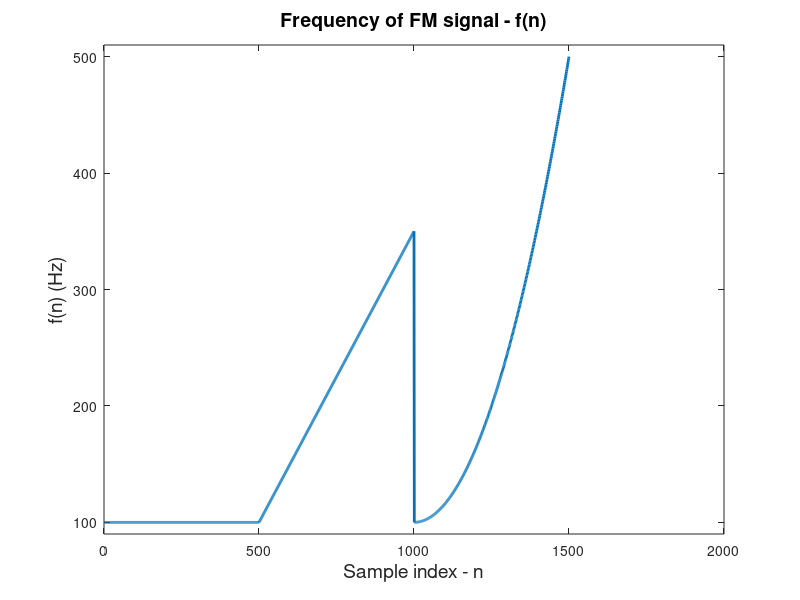
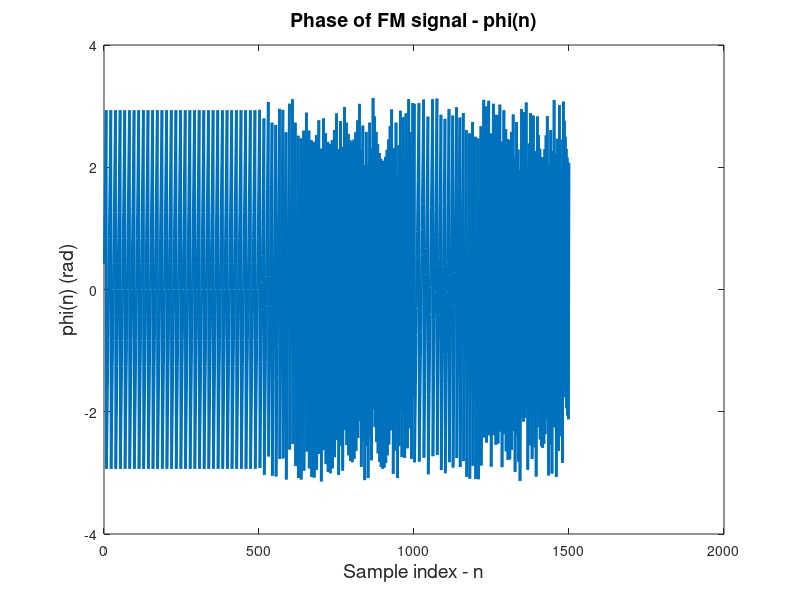

The MATLAB source for these figures, in order: (Note: this script raises an error after producing the figures.)
clc;
clear;
close all;

%% generate the frequency modulated (FM) signal - yn
noiseVar = 0.05;    % noise variance
N = 1500;           % number of signals
n = 1:1:N;          % the sequence of smaple indexes
fs = 1500;          % the sampling frequency
AR_order = 1;       % the order of AR filter

fn = (1<=n) .* (n<=500) .* 100 + ...
     (501<=n) .* (n<=1000) .* (100 + (n-500)/2) + ...
     (1001<=n) .* (n<=1500) .* (100 + ((n-1000)/25).^2);

Phi = cumsum(fn);   % the phase signal
figure(1); plot(n, fn, 'LineWidth', 2); 
title("Frequency of FM signal - f(n)", 'FontSize', 14); 
xlabel("Sample index - n", 'FontSize', 14); ylabel("f(n) (Hz)", 'FontSize', 14);
ylim([90, 510]);

figure(2); plot(n, angle(exp(1j*( 2*pi*Phi(n) / fs ))), 'LineWidth', 2); 
title("Phase of FM signal - \phi(n)", 'FontSize', 14)
xlabel("Sample index - n", 'FontSize', 14); ylabel("\phi(n) (rad)", 'FontSize', 14);

rng(12);
eta = sqrt(noiseVar / 2) * (randn(1,N) + 1j * randn(1,N));    % the noise signal
coefficient = circularityMeasure(eta);
disp("The circularity of complex noise is " + coefficient);
yn = exp(1j*( 2*pi*Phi(n) / fs )) + eta;    % the FM signal

%% plot the spectrum and analyse the effect of AR filter order
AR_coefs = aryule(yn, AR_order);
[hFreResp, wAngFreResp] = freqz(1, AR_coefs, N, fs);

figure(3); 
lineWidths = 2*ones(10,1); lineWidths(1) = 4;
for order_ith = 1:3:10
    AR_coefs = aryule(yn, order_ith);
    [hFreResp, wAngFreResp] = freqz(1, AR_coefs, N, fs);
    plot(wAngFreResp, pow2db(abs(hFreResp).^2), 'LineWidth', lineWidths(order_ith)); hold on;
end
hold off;
title("Power spectrum of the whole FM signal with different AR filter orders", 'FontSize', 14);
xlabel("Frequency (Hz)", 'FontSize', 14);
ylabel("Magnitude (dB)", 'FontSize', 14);
legend("AR("+[1:3:10]+")", 'FontSize', 12);
xlim([0,max(wAngFreResp)]);
grid on;
